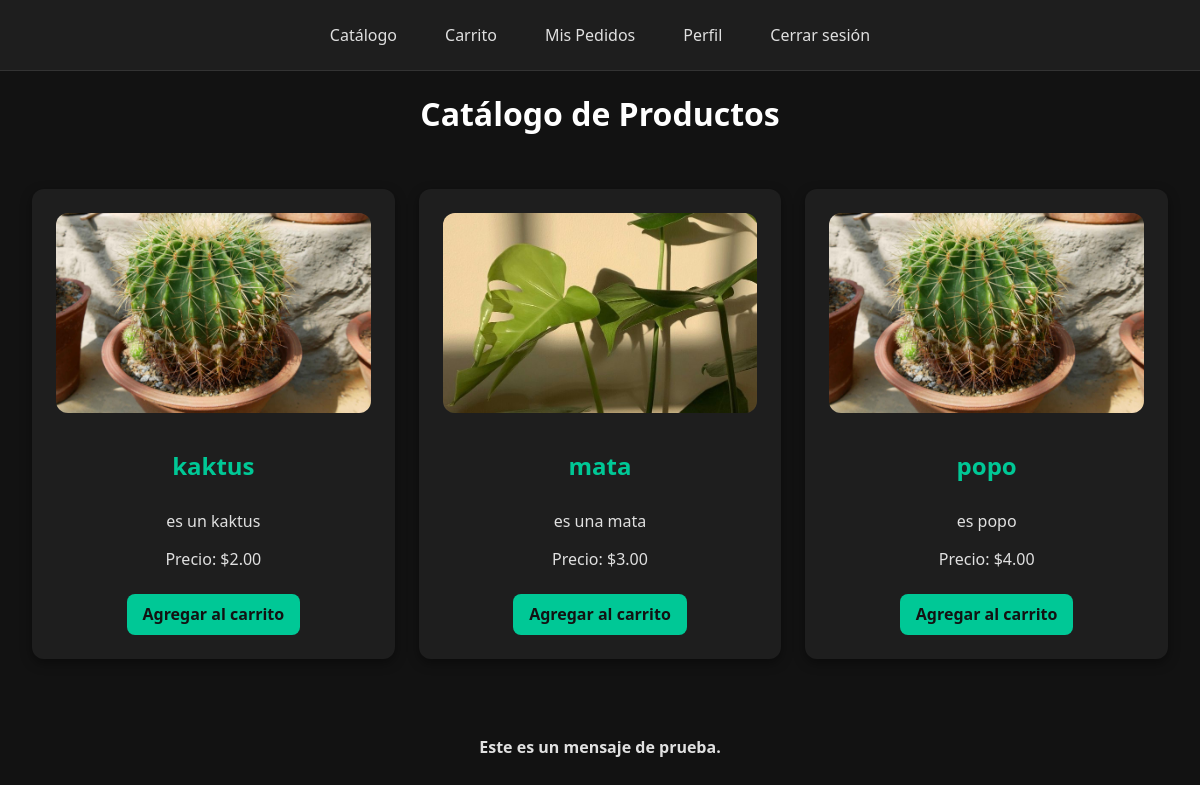
The app's page / (signed in) with its own data.
### core/models.py (models this page shows, shortened)
class Producto(models.Model):
    nombre = models.CharField(max_length=100)
    descripcion = models.TextField(blank=True, null=True)
    precio = models.DecimalField(max_digits=10, decimal_places=2)
    stock = models.PositiveIntegerField(default=0)
    invernadero = models.ForeignKey(Invernadero, on_delete=models.CASCADE, related_name='productos')
    imagen = models.ImageField(upload_to='productos/', null=True, blank=True)

### core/views.py (the view)
# urls.py: path('', views.catalogo, name='home'),   # raíz muestra catálogo
def catalogo(request):
    productos = Producto.objects.all()
    return render(request, 'core/catalogo.html', {'productos': productos})

### core/templates/core/catalogo.html
{% extends 'core/base.html' %}
{% load static %}
{% block content %}
<h1>Catálogo de Productos</h1>
<div class="productos">
    {% for producto in productos %}
        <div class="producto">
            {% if producto.imagen %}
                <img src="{{ producto.imagen.url }}" alt="{{ producto.nombre }}" width="200">
            {% else %}
                <img src="{% static 'core/placeholder.png' %}" alt="Sin imagen" width="200">
            {% endif %}
            <h2>{{ producto.nombre }}</h2>
            <p>{{ producto.descripcion }}</p>
            <p>Precio: ${{ producto.precio }}</p>
            <a href="{% url 'agregar_al_carrito' producto.id %}">Agregar al carrito</a>
        </div>
    {% empty %}
        <p>No hay productos disponibles.</p>
    {% endfor %}
</div>
<div class="mensajes">
    <div class="mensaje">Este es un mensaje de prueba.</div>
</div>
{% endblock %}

### core/static/core/style.css (style rules this page uses)
body { background-color: #121212; color: #e0e0e0; font-family: 'Segoe UI', Tahoma, Geneva, Verdana, sans-serif; margin: 0; padding: 0; }
h1, h2 { color: #ffffff; text-align: center; }
.productos { display: grid; grid-template-columns: repeat(auto-fit, minmax(250px, 1fr)); gap: 1.5rem; padding: 2rem; }
.producto { background-color: #1e1e1e; padding: 1.5rem; border-radius: 12px; box-shadow: 0px 4px 12px rgba(0,0,0,0.4); transition: transform 0.2s, box-shadow 0.3s; display: flex; flex-direction: column; align-items: center; text-align: center; }
.producto img { width: 100%; height: 200px; object-fit: cover; border-radius: 12px; margin-bottom: 1rem; background-color: #2a2a2a; }
.producto h2 { color: #00c896; }
.producto p { color: #e0e0e0; margin: 0.5rem 0; }
.producto a { display: inline-block; margin-top: 1rem; background: #00c896; color: #121212; padding: 0.6rem 1rem; border-radius: 8px; font-weight: bold; text-decoration: none; transition: background 0.3s; }
.mensajes { max-width: 600px; margin: 1rem auto; padding: 1rem; }
.mensaje { padding: 0.8rem 1rem; border-radius: 8px; margin-bottom: 0.5rem; text-align: center; font-weight: bold; }

### records on screen
Producto: imagen (picture), nombre "kaktus", descripcion "es un kaktus", precio "2.00"
Producto: imagen (picture), nombre "mata", descripcion "es una mata", precio "3.00"
Producto: imagen (picture), nombre "popo", descripcion "es popo", precio "4.00"
